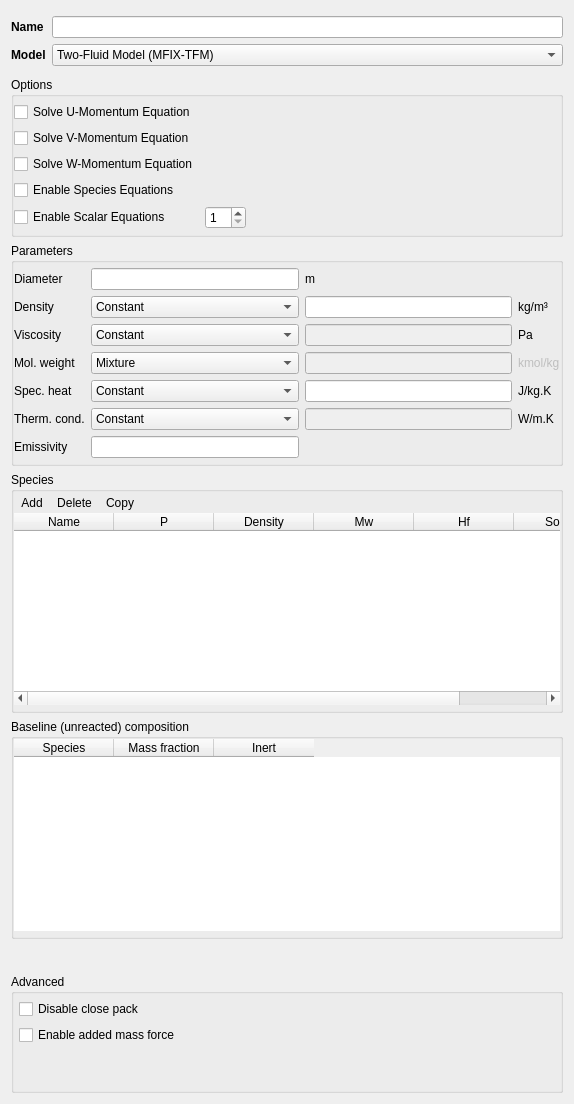
          <widget class="QWidget" name="detail_pane">
           <property name="geometry">
            <rect>
             <x>0</x>
             <y>0</y>
             <width>574</width>
             <height>1104</height>
            </rect>
           </property>
           <property name="sizePolicy">
            <sizepolicy hsizetype="Preferred" vsizetype="MinimumExpanding">
             <horstretch>0</horstretch>
             <verstretch>0</verstretch>
            </sizepolicy>
           </property>
           <property name="styleSheet">
            <string notr="true"/>
           </property>
           <layout class="QGridLayout" name="gridLayout_13">
            <item row="0" column="0" rowspan="2" colspan="6">
             <widget class="QFrame" name="frame_name_model">
              <property name="frameShape">
               <enum>QFrame::NoFrame</enum>
              </property>
              <property name="frameShadow">
               <enum>QFrame::Plain</enum>
              </property>
              <layout class="QGridLayout" name="gridLayout">
               <property name="leftMargin">
                <number>0</number>
               </property>
               <property name="topMargin">
                <number>5</number>
               </property>
               <property name="rightMargin">
                <number>0</number>
               </property>
               <property name="bottomMargin">
                <number>5</number>
               </property>
               <item row="0" column="0">
                <widget class="QLabel" name="label_38">
                 <property name="font">
                  <font>
                   <weight>75</weight>
                   <bold>true</bold>
                  </font>
                 </property>
                 <property name="text">
                  <string>Name</string>
                 </property>
                </widget>
               </item>
               <item row="1" column="0">
                <widget class="QLabel" name="label_203">
                 <property name="font">
                  <font>
                   <weight>75</weight>
                   <bold>true</bold>
                  </font>
                 </property>
                 <property name="text">
                  <string>Model</string>
                 </property>
                </widget>
               </item>
               <item row="1" column="1">
                <widget class="ComboBox" name="combobox_solids_model">
                 <item>
                  <property name="text">
                   <string>Two-Fluid Model (MFIX-TFM)</string>
                  </property>
                 </item>
                 <item>
                  <property name="text">
                   <string>Discrete Element Model (MFIX-DEM)</string>
                  </property>
                 </item>
                 <item>
                  <property name="text">
                   <string>Multiphase Particle-in-Cell (MFIX-PIC)</string>
                  </property>
                 </item>
                </widget>
               </item>
               <item row="0" column="1">
                <widget class="LineEdit" name="lineedit_solids_phase_name"/>
               </item>
              </layout>
             </widget>
            </item>
            <item row="2" column="0" colspan="6">
             <widget class="QGroupBox" name="groupbox_options">
              <property name="title">
               <string>Options</string>
              </property>
              <property name="flat">
               <bool>true</bool>
              </property>
              <layout class="QGridLayout" name="gridLayout_2">
               <property name="leftMargin">
                <number>0</number>
               </property>
               <property name="topMargin">
                <number>5</number>
               </property>
               <property name="rightMargin">
                <number>0</number>
               </property>
               <property name="bottomMargin">
                <number>5</number>
               </property>
               <item row="0" column="0">
                <widget class="CheckBox" name="checkbox_keyword_momentum_x_eq_args_P">
                 <property name="text">
                  <string>Solve U-Momentum Equation</string>
                 </property>
                </widget>
               </item>
               <item row="1" column="0">
                <widget class="CheckBox" name="checkbox_keyword_momentum_y_eq_args_P">
                 <property name="text">
                  <string>Solve V-Momentum Equation</string>
                 </property>
                </widget>
               </item>
               <item row="2" column="0">
                <widget class="CheckBox" name="checkbox_keyword_momentum_z_eq_args_P">
                 <property name="text">
                  <string>Solve W-Momentum Equation</string>
                 </property>
                </widget>
               </item>
               <item row="3" column="0">
                <widget class="CheckBox" name="checkbox_keyword_species_eq_args_P">
                 <property name="text">
                  <string>Enable Species Equations</string>
                 </property>
                </widget>
               </item>
               <item row="4" column="0">
                <widget class="CheckBox" name="checkbox_enable_scalar_eq">
                 <property name="text">
                  <string>Enable Scalar Equations</string>
                 </property>
                </widget>
               </item>
               <item row="4" column="1">
                <widget class="QSpinBox" name="spinbox_nscalar_eq">
                 <property name="minimum">
                  <number>1</number>
                 </property>
                </widget>
               </item>
               <item row="4" column="2">
                <spacer name="horizontalSpacer">
                 <property name="orientation">
                  <enum>Qt::Horizontal</enum>
                 </property>
                 <property name="sizeHint" stdset="0">
                  <size>
                   <width>455</width>
                   <height>20</height>
                  </size>
                 </property>
                </spacer>
               </item>
              </layout>
             </widget>
            </item>
            <item row="5" column="0" colspan="6">
             <widget class="QGroupBox" name="groupbox_baseline">
              <property name="title">
               <string>Baseline (unreacted) composition</string>
              </property>
              <property name="flat">
               <bool>true</bool>
              </property>
              <layout class="QGridLayout" name="gridLayout_11">
               <property name="leftMargin">
                <number>0</number>
               </property>
               <property name="topMargin">
                <number>0</number>
               </property>
               <property name="rightMargin">
                <number>0</number>
               </property>
               <property name="bottomMargin">
                <number>5</number>
               </property>
               <item row="0" column="0">
                <widget class="QTableWidget" name="tablewidget_solids_baseline">
                 <property name="sizePolicy">
                  <sizepolicy hsizetype="Expanding" vsizetype="Preferred">
                   <horstretch>0</horstretch>
                   <verstretch>0</verstretch>
                  </sizepolicy>
                 </property>
                 <property name="minimumSize">
                  <size>
                   <width>0</width>
                   <height>60</height>
                  </size>
                 </property>
                 <property name="frameShape">
                  <enum>QFrame::NoFrame</enum>
                 </property>
                 <property name="frameShadow">
                  <enum>QFrame::Plain</enum>
                 </property>
                 <property name="selectionMode">
                  <enum>QAbstractItemView::NoSelection</enum>
                 </property>
                 <attribute name="horizontalHeaderCascadingSectionResizes">
                  <bool>true</bool>
                 </attribute>
                 <attribute name="horizontalHeaderHighlightSections">
                  <bool>false</bool>
                 </attribute>
                 <attribute name="verticalHeaderVisible">
                  <bool>false</bool>
                 </attribute>
                 <attribute name="verticalHeaderHighlightSections">
                  <bool>false</bool>
                 </attribute>
                 <column>
                  <property name="text">
                   <string>Species</string>
                  </property>
                 </column>
                 <column>
                  <property name="text">
                   <string>Mass fraction</string>
                  </property>
                 </column>
                 <column>
                  <property name="text">
                   <string>Inert</string>
                  </property>
                 </column>
                </widget>
               </item>
              </layout>
             </widget>
            </item>
            <item row="8" column="0" colspan="6">
             <widget class="QGroupBox" name="groupbox_advanced">
              <property name="title">
               <string>Advanced</string>
              </property>
              <property name="flat">
               <bool>true</bool>
              </property>
              <layout class="QGridLayout" name="gridLayout_7">
               <property name="leftMargin">
                <number>5</number>
               </property>
               <property name="topMargin">
                <number>5</number>
               </property>
               <property name="rightMargin">
                <number>0</number>
               </property>
               <property name="bottomMargin">
                <number>5</number>
               </property>
               <item row="0" column="0">
                <widget class="QCheckBox" name="checkbox_disable_close_pack">
                 <property name="text">
                  <string>Disable close pack</string>
                 </property>
                </widget>
               </item>
               <item row="1" column="0">
                <widget class="QCheckBox" name="checkbox_enable_added_mass_force">
                 <property name="text">
                  <string>Enable added mass force</string>
                 </property>
                </widget>
               </item>
               <item row="2" column="0">
                <spacer name="verticalSpacer_9">
                 <property name="orientation">
                  <enum>Qt::Vertical</enum>
                 </property>
                 <property name="sizeHint" stdset="0">
                  <size>
                   <width>20</width>
                   <height>40</height>
                  </size>
                 </property>
                </spacer>
               </item>
              </layout>
             </widget>
            </item>
            <item row="7" column="0">
             <spacer name="verticalSpacer_10">
              <property name="orientation">
               <enum>Qt::Vertical</enum>
              </property>
              <property name="sizeHint" stdset="0">
               <size>
                <width>20</width>
                <height>13</height>
               </size>
              </property>
             </spacer>
            </item>
            <item row="3" column="0" colspan="6">
             <widget class="QGroupBox" name="groupBox_solids_parameters">
              <property name="title">
               <string>Parameters</string>
              </property>
              <property name="flat">
               <bool>true</bool>
              </property>
              <layout class="QGridLayout" name="gridLayout_6">
               <property name="leftMargin">
                <number>0</number>
               </property>
               <property name="topMargin">
                <number>5</number>
               </property>
               <property name="rightMargin">
                <number>0</number>
               </property>
               <property name="bottomMargin">
                <number>5</number>
               </property>
               <item row="0" column="0">
                <widget class="QLabel" name="label_d_p0">
                 <property name="text">
                  <string>Diameter</string>
                 </property>
                </widget>
               </item>
               <item row="1" column="0">
                <widget class="QLabel" name="label_solids_density_model">
                 <property name="text">
                  <string>Density</string>
                 </property>
                </widget>
               </item>
               <item row="1" column="1">
                <widget class="ComboBox" name="combobox_solids_density_model">
                 <property name="sizeAdjustPolicy">
                  <enum>QComboBox::AdjustToContents</enum>
                 </property>
                 <property name="minimumContentsLength">
                  <number>1</number>
                 </property>
                 <item>
                  <property name="text">
                   <string>Constant</string>
                  </property>
                 </item>
                 <item>
                  <property name="text">
                   <string>Variable</string>
                  </property>
                 </item>
                </widget>
               </item>
               <item row="1" column="2">
                <widget class="LineEdit" name="lineedit_keyword_ro_s0_args_P"/>
               </item>
               <item row="1" column="3">
                <widget class="QLabel" name="label_ro_s0_units">
                 <property name="text">
                  <string>kg/m³</string>
                 </property>
                </widget>
               </item>
               <item row="2" column="0">
                <widget class="QLabel" name="label_solids_viscosity_model">
                 <property name="text">
                  <string>Viscosity</string>
                 </property>
                </widget>
               </item>
               <item row="2" column="1">
                <widget class="ComboBox" name="combobox_solids_viscosity_model">
                 <property name="currentIndex">
                  <number>0</number>
                 </property>
                 <property name="sizeAdjustPolicy">
                  <enum>QComboBox::AdjustToContents</enum>
                 </property>
                 <property name="minimumContentsLength">
                  <number>1</number>
                 </property>
                 <item>
                  <property name="text">
                   <string>Constant</string>
                  </property>
                 </item>
                 <item>
                  <property name="text">
                   <string>Continuum Solids Stress Theory</string>
                  </property>
                 </item>
                 <item>
                  <property name="text">
                   <string>UDF</string>
                  </property>
                 </item>
                </widget>
               </item>
               <item row="2" column="2">
                <widget class="LineEdit" name="lineedit_keyword_mu_s0_args_P">
                 <property name="enabled">
                  <bool>false</bool>
                 </property>
                </widget>
               </item>
               <item row="2" column="3">
                <widget class="QLabel" name="label_mu_s0_units">
                 <property name="text">
                  <string>Pa</string>
                 </property>
                </widget>
               </item>
               <item row="3" column="0">
                <widget class="QLabel" name="label_solids_mol_weight_model">
                 <property name="text">
                  <string>Mol. weight</string>
                 </property>
                </widget>
               </item>
               <item row="3" column="1">
                <widget class="ComboBox" name="combobox_solids_mol_weight_model_locked">
                 <property name="toolTip">
                  <string>Mixture</string>
                 </property>
                 <property name="sizeAdjustPolicy">
                  <enum>QComboBox::AdjustToContents</enum>
                 </property>
                 <property name="minimumContentsLength">
                  <number>1</number>
                 </property>
                 <item>
                  <property name="text">
                   <string>Mixture</string>
                  </property>
                 </item>
                </widget>
               </item>
               <item row="3" column="2">
                <widget class="QLineEdit" name="lineedit_mol_weight_disabled">
                 <property name="enabled">
                  <bool>false</bool>
                 </property>
                </widget>
               </item>
               <item row="3" column="3">
                <widget class="QLabel" name="label_mol_weight_units_disabled">
                 <property name="enabled">
                  <bool>false</bool>
                 </property>
                 <property name="text">
                  <string>kmol/kg</string>
                 </property>
                </widget>
               </item>
               <item row="4" column="0">
                <widget class="QLabel" name="label_solids_specific_heat_model">
                 <property name="text">
                  <string>Spec. heat</string>
                 </property>
                </widget>
               </item>
               <item row="4" column="1">
                <widget class="ComboBox" name="combobox_solids_specific_heat_model">
                 <property name="sizeAdjustPolicy">
                  <enum>QComboBox::AdjustToContents</enum>
                 </property>
                 <property name="minimumContentsLength">
                  <number>1</number>
                 </property>
                 <item>
                  <property name="text">
                   <string>Constant</string>
                  </property>
                 </item>
                 <item>
                  <property name="text">
                   <string>Mixture</string>
                  </property>
                 </item>
                 <item>
                  <property name="text">
                   <string>UDF</string>
                  </property>
                 </item>
                </widget>
               </item>
               <item row="4" column="2">
                <widget class="LineEdit" name="lineedit_keyword_c_ps0_args_P"/>
               </item>
               <item row="4" column="3">
                <widget class="QLabel" name="label_c_ps0_units">
                 <property name="text">
                  <string>J/kg.K</string>
                 </property>
                </widget>
               </item>
               <item row="5" column="0">
                <widget class="QLabel" name="label_solids_conductivity_model">
                 <property name="text">
                  <string>Therm. cond.</string>
                 </property>
                </widget>
               </item>
               <item row="5" column="1">
                <widget class="ComboBox" name="combobox_solids_conductivity_model">
                 <property name="currentIndex">
                  <number>0</number>
                 </property>
                 <property name="sizeAdjustPolicy">
                  <enum>QComboBox::AdjustToContents</enum>
                 </property>
                 <property name="minimumContentsLength">
                  <number>1</number>
                 </property>
                 <item>
                  <property name="text">
                   <string>Constant</string>
                  </property>
                 </item>
                 <item>
                  <property name="text">
                   <string>Temperature-Dependent</string>
                  </property>
                 </item>
                 <item>
                  <property name="text">
                   <string>UDF</string>
                  </property>
                 </item>
                </widget>
               </item>
               <item row="5" column="2">
                <widget class="LineEdit" name="lineedit_keyword_k_s0_args_P">
                 <property name="enabled">
                  <bool>false</bool>
                 </property>
                </widget>
               </item>
               <item row="5" column="3">
                <widget class="QLabel" name="label_k_s0_units">
                 <property name="text">
                  <string>W/m.K</string>
                 </property>
                </widget>
               </item>
               <item row="6" column="0">
                <widget class="QLabel" name="label_des_em">
                 <property name="text">
                  <string>Emissivity</string>
                 </property>
                </widget>
               </item>
               <item row="0" column="1">
                <widget class="LineEdit" name="lineedit_keyword_d_p0_args_P"/>
               </item>
               <item row="0" column="2">
                <widget class="QLabel" name="label_d_p0_units">
                 <property name="text">
                  <string>m</string>
                 </property>
                </widget>
               </item>
               <item row="6" column="1">
                <widget class="LineEdit" name="lineedit_keyword_des_em_args_P"/>
               </item>
              </layout>
              <zorder>label_solids_viscosity_model</zorder>
              <zorder>label_solids_specific_heat_model</zorder>
              <zorder>label_c_ps0_units</zorder>
              <zorder>lineedit_keyword_des_em_args_P</zorder>
              <zorder>label_d_p0</zorder>
              <zorder>lineedit_keyword_d_p0_args_P</zorder>
              <zorder>label_solids_density_model</zorder>
              <zorder>combobox_solids_density_model</zorder>
              <zorder>lineedit_keyword_ro_s0_args_P</zorder>
              <zorder>label_ro_s0_units</zorder>
              <zorder>combobox_solids_viscosity_model</zorder>
              <zorder>lineedit_keyword_mu_s0_args_P</zorder>
              <zorder>label_mu_s0_units</zorder>
              <zorder>label_solids_mol_weight_model</zorder>
              <zorder>combobox_solids_mol_weight_model_locked</zorder>
              <zorder>lineedit_mol_weight_disabled</zorder>
              <zorder>label_mol_weight_units_disabled</zorder>
              <zorder>combobox_solids_specific_heat_model</zorder>
              <zorder>lineedit_keyword_c_ps0_args_P</zorder>
              <zorder>label_solids_conductivity_model</zorder>
              <zorder>combobox_solids_conductivity_model</zorder>
              <zorder>lineedit_keyword_k_s0_args_P</zorder>
              <zorder>label_k_s0_units</zorder>
              <zorder>label_des_em</zorder>
              <zorder>label_d_p0_units</zorder>
             </widget>
            </item>
            <item row="4" column="0" colspan="6">
             <widget class="QGroupBox" name="groupbox_species">
              <property name="title">
               <string>Species</string>
              </property>
              <property name="flat">
               <bool>true</bool>
              </property>
              <layout class="QGridLayout" name="gridLayout_12">
               <property name="leftMargin">
                <number>0</number>
               </property>
               <property name="topMargin">
                <number>0</number>
               </property>
               <property name="rightMargin">
                <number>0</number>
               </property>
               <property name="bottomMargin">
                <number>5</number>
               </property>
               <property name="spacing">
                <number>0</number>
               </property>
               <item row="1" column="0">
                <widget class="QTableWidget" name="tablewidget_solids_species">
                 <property name="sizePolicy">
                  <sizepolicy hsizetype="Expanding" vsizetype="Preferred">
                   <horstretch>0</horstretch>
                   <verstretch>0</verstretch>
                  </sizepolicy>
                 </property>
                 <property name="minimumSize">
                  <size>
                   <width>0</width>
                   <height>60</height>
                  </size>
                 </property>
                 <property name="maximumSize">
                  <size>
                   <width>16777215</width>
                   <height>16777215</height>
                  </size>
                 </property>
                 <property name="frameShape">
                  <enum>QFrame::NoFrame</enum>
                 </property>
                 <property name="frameShadow">
                  <enum>QFrame::Plain</enum>
                 </property>
                 <property name="selectionMode">
                  <enum>QAbstractItemView::SingleSelection</enum>
                 </property>
                 <property name="selectionBehavior">
                  <enum>QAbstractItemView::SelectRows</enum>
                 </property>
                 <attribute name="horizontalHeaderVisible">
                  <bool>true</bool>
                 </attribute>
                 <attribute name="horizontalHeaderCascadingSectionResizes">
                  <bool>true</bool>
                 </attribute>
                 <attribute name="horizontalHeaderDefaultSectionSize">
                  <number>100</number>
                 </attribute>
                 <attribute name="horizontalHeaderHighlightSections">
                  <bool>false</bool>
                 </attribute>
                 <attribute name="horizontalHeaderMinimumSectionSize">
                  <number>20</number>
                 </attribute>
                 <attribute name="horizontalHeaderStretchLastSection">
                  <bool>false</bool>
                 </attribute>
                 <attribute name="verticalHeaderVisible">
                  <bool>false</bool>
                 </attribute>
                 <attribute name="verticalHeaderHighlightSections">
                  <bool>false</bool>
                 </attribute>
                 <column>
                  <property name="text">
                   <string>Name</string>
                  </property>
                 </column>
                 <column>
                  <property name="text">
                   <string>P</string>
                  </property>
                  <property name="toolTip">
                   <string>Phase</string>
                  </property>
                 </column>
                 <column>
                  <property name="text">
                   <string>Density</string>
                  </property>
                 </column>
                 <column>
                  <property name="text">
                   <string>Mw</string>
                  </property>
                  <property name="toolTip">
                   <string>Molecular weight</string>
                  </property>
                 </column>
                 <column>
                  <property name="text">
                   <string>Hf</string>
                  </property>
                  <property name="toolTip">
                   <string>Heat of formation</string>
                  </property>
                 </column>
                 <column>
                  <property name="text">
                   <string>Source</string>
                  </property>
                  <property name="toolTip">
                   <string>Data source</string>
                  </property>
                 </column>
                </widget>
               </item>
               <item row="0" column="0">
                <widget class="QFrame" name="frame_add_delete_copy_species">
                 <property name="sizePolicy">
                  <sizepolicy hsizetype="Preferred" vsizetype="Preferred">
                   <horstretch>0</horstretch>
                   <verstretch>0</verstretch>
                  </sizepolicy>
                 </property>
                 <property name="maximumSize">
                  <size>
                   <width>16777215</width>
                   <height>16777215</height>
                  </size>
                 </property>
                 <property name="frameShape">
                  <enum>QFrame::NoFrame</enum>
                 </property>
                 <property name="frameShadow">
                  <enum>QFrame::Plain</enum>
                 </property>
                 <layout class="QGridLayout" name="gridLayout_9">
                  <property name="leftMargin">
                   <number>0</number>
                  </property>
                  <property name="topMargin">
                   <number>0</number>
                  </property>
                  <property name="rightMargin">
                   <number>0</number>
                  </property>
                  <property name="bottomMargin">
                   <number>0</number>
                  </property>
                  <property name="spacing">
                   <number>0</number>
                  </property>
                  <item row="0" column="0">
                   <widget class="QToolButton" name="toolbutton_solids_species_add">
                    <property name="text">
                     <string>Add</string>
                    </property>
                    <property name="autoRaise">
                     <bool>true</bool>
                    </property>
                   </widget>
                  </item>
                  <item row="0" column="1">
                   <widget class="QToolButton" name="toolbutton_solids_species_delete">
                    <property name="text">
                     <string>Delete</string>
                    </property>
                    <property name="autoRaise">
                     <bool>true</bool>
                    </property>
                   </widget>
                  </item>
                  <item row="0" column="2">
                   <widget class="QToolButton" name="toolbutton_solids_species_copy">
                    <property name="text">
                     <string>Copy</string>
                    </property>
                    <property name="autoRaise">
                     <bool>true</bool>
                    </property>
                   </widget>
                  </item>
                  <item row="0" column="3">
                   <spacer name="horizontalSpacer_8">
                    <property name="orientation">
                     <enum>Qt::Horizontal</enum>
                    </property>
                    <property name="sizeHint" stdset="0">
                     <size>
                      <width>281</width>
                      <height>20</height>
                     </size>
                    </property>
                   </spacer>
                  </item>
                 </layout>
                </widget>
               </item>
              </layout>
             </widget>
            </item>
           </layout>
          </widget>
